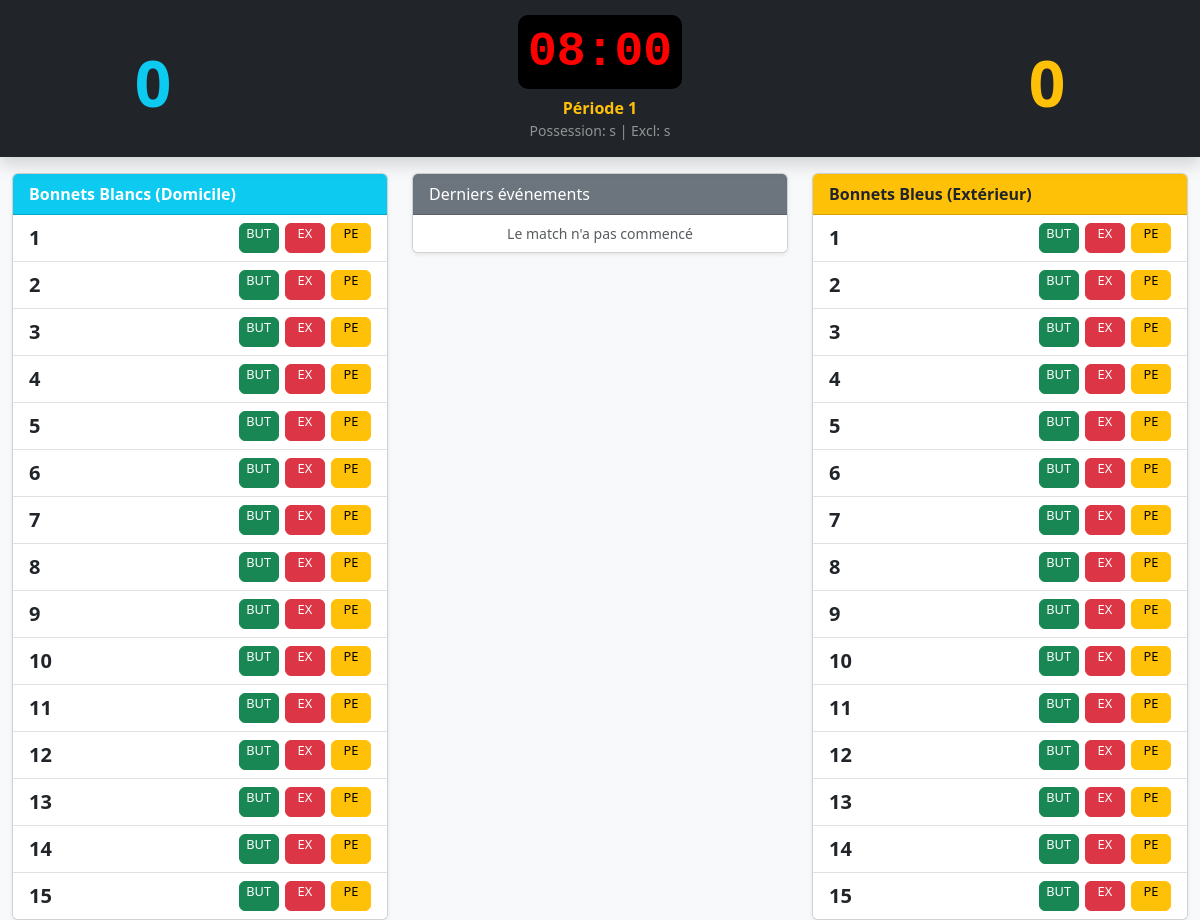
/match/120/legacy/, run on the app's committed database.
### gestion/models.py (models this page shows, shortened)
class Match(models.Model):
    logo_dom = models.FileField(upload_to='logos/', blank=True, null=True)
    logo_ext = models.FileField(upload_to='logos/', blank=True, null=True)
    date_match = models.DateTimeField(auto_now_add=True)
    heure_debut = models.TimeField(null=True, blank=True,
                                   help_text="Heure de début du match (HH:MM)")
    lieu = models.CharField(max_length=100, default="Piscine")
    competition = models.CharField(max_length=200, blank=True,
                                   help_text="Intitulé de la compétition (ex: Championnat de France N3)")
    nom_equipe_domicile = models.CharField(max_length=100)
    equipe_domicile_origine = models.ForeignKey(
        Equipe, on_delete=models.SET_NULL, null=True, blank=True,
        related_name='matchs_dom')
    couleur_bonnet_dom = models.CharField(max_length=20, default='BLANC')
    nom_equipe_exterieur = models.CharField(max_length=100)
    equipe_exterieur_origine = models.ForeignKey(
        Equipe, on_delete=models.SET_NULL, null=True, blank=True,
        related_name='matchs_ext')
    couleur_bonnet_ext = models.CharField(max_length=20, default='BLEU')
    entraineur_dom = models.CharField(max_length=100, blank=True)
    entraineur_adj_dom = models.CharField(max_length=100, blank=True)
    suppleant_dom = models.CharField(max_length=100, blank=True)
    entraineur_ext = models.CharField(max_length=100, blank=True)
    entraineur_adj_ext = models.CharField(max_length=100, blank=True)
    suppleant_ext = models.CharField(max_length=100, blank=True)
    arbitre1_nom = models.CharField(max_length=100, blank=True)
    arbitre1_iuf = models.CharField(max_length=50, blank=True)
    arbitre2_nom = models.CharField(max_length=100, blank=True)
    arbitre2_iuf = models.CharField(max_length=50, blank=True)
    secretaire_nom = models.CharField(max_length=100, blank=True)
    secretaire_iuf = models.CharField(max_length=50, blank=True)
    chrono_nom = models.CharField(max_length=100, blank=True)
    chrono_iuf = models.CharField(max_length=50, blank=True)
    juge_but1_nom = models.CharField(max_length=100, blank=True)
    juge_but1_iuf = models.CharField(max_length=50, blank=True)
    juge_but2_nom = models.CharField(max_length=100, blank=True)
    juge_but2_iuf = models.CharField(max_length=50, blank=True)
    delegue_ffn_nom = models.CharField(max_length=100, blank=True)
    delegue_ffn_iuf = models.CharField(max_length=50, blank=True)
    delegue_dom_nom = models.CharField(max_length=100, blank=True)
    delegue_ext_nom = models.CharField(max_length=100, blank=True)
    duree_periode = models.IntegerField(default=8,
                                        help_text="Durée d'une période en minutes")
    nb_periodes = models.IntegerField(default=4,
                                      help_text="Nombre de périodes")
    temps_possession = models.IntegerField(default=30,
                                           help_text="Temps d'attaque en secondes")
    duree_exclusion = models.IntegerField(default=20,
                                          help_text="Durée d'exclusion temporaire en secondes")
    nb_temps_morts = models.IntegerField(default=2,
                                         help_text="Nombre de temps morts par équipe")
    max_fautes_perso = models.IntegerField(default=3,
                                           help_text="Nombre de fautes avant exclusion définitive")
    nb_remplacants = models.IntegerField(default=6,
                                         help_text="Nombre de remplaçants max")
    score_domicile = models.IntegerField(default=0)
    score_exterieur = models.IntegerField(default=0)
    periode_actuelle = models.IntegerField(default=1)
    compo_validee = models.BooleanField(default=False)
    chrono_en_cours = models.BooleanField(default=False)
    temps_restant = models.IntegerField(default=480)  # secondes
    dernier_top_chrono = models.DateTimeField(null=True, blank=True)
    shot_en_cours = models.BooleanField(default=False)
    shot_restant = models.IntegerField(default=30)   # secondes
    shot_top = models.DateTimeField(null=True, blank=True)
    overlay_type   = models.CharField(max_length=10, blank=True, default='')
    overlay_equipe = models.CharField(max_length=3,  blank=True, default='')
    overlay_fin    = models.DateTimeField(null=True, blank=True)
    scoreboard_score_scale = models.IntegerField(
        default=100, help_text="Taille du score en % (60-200)")
    scoreboard_sponsor_height = models.IntegerField(
        default=10, help_text="Hauteur barre sponsors en vh (5-30)")
    scoreboard_sponsor_scale = models.IntegerField(
        default=100, help_text="Taille des images sponsors en % (40-200)")
    scoreboard_players_visible = models.BooleanField(
        default=True, help_text="Afficher la zone joueurs sur le scoreboard")
    scoreboard_team_scale = models.IntegerField(
        default=50, help_text="Largeur blocs équipes (15=étroit … 100=large, en fr/100)")
    scoreboard_offset_dom_x  = models.IntegerField(default=0)
    scoreboard_offset_dom_y  = models.IntegerField(default=0)
    scoreboard_offset_mid_x  = models.IntegerField(default=0)
    scoreboard_offset_mid_y  = models.IntegerField(default=0)
    scoreboard_offset_ext_x  = models.IntegerField(default=0)
    scoreboard_offset_ext_y  = models.IntegerField(default=0)
    scoreboard_offset_score_dom_x = models.IntegerField(default=0)
    scoreboard_offset_score_dom_y = models.IntegerField(default=0)
    scoreboard_offset_score_ext_x = models.IntegerField(default=0)
    scoreboard_offset_score_ext_y = models.IntegerField(default=0)
    scoreboard_logo_dom_scale     = models.IntegerField(default=100)
    scoreboard_logo_ext_scale     = models.IntegerField(default=100)
    scoreboard_offset_logo_dom_x  = models.IntegerField(default=0)
    scoreboard_offset_logo_dom_y  = models.IntegerField(default=0)
    scoreboard_offset_logo_ext_x  = models.IntegerField(default=0)
    scoreboard_offset_logo_ext_y  = models.IntegerField(default=0)

class Participation(models.Model):
    EQUIPE_CHOICES = [('DOM', 'Domicile'), ('EXT', 'Extérieur')]
    match = models.ForeignKey(Match, on_delete=models.CASCADE,
                               related_name='participants')
    equipe_concernee = models.CharField(max_length=3, choices=EQUIPE_CHOICES)
    numero_bonnet = models.IntegerField()
    nom = models.CharField(max_length=50)
    prenom = models.CharField(max_length=50)
    numero_licence = models.CharField(max_length=50, blank=True)
    annee_naissance = models.IntegerField(null=True, blank=True)
    nb_fautes_personnelles = models.IntegerField(default=0)
    nb_cartons_jaunes = models.IntegerField(default=0)
    est_exclu = models.BooleanField(default=False)
    fin_exclusion = models.DateTimeField(null=True, blank=True)
    est_exclu_definitif = models.BooleanField(default=False)
    est_sur_terrain = models.BooleanField(default=False)
    class Meta:
        ordering = ['equipe_concernee', 'numero_bonnet']
        unique_together = [('match', 'equipe_concernee', 'numero_bonnet')]

### gestion/views.py (the view)
# urls.py: path('match/<int:match_id>/legacy/',     views.tableau_bord,      name='tableau_bord'),
def tableau_bord(request, match_id):
    match = get_object_or_404(Match, id=match_id)
    joueurs_dom = Participation.objects.filter(
        match=match, equipe_concernee='DOM').order_by('numero_bonnet')
    joueurs_ext = Participation.objects.filter(
        match=match, equipe_concernee='EXT').order_by('numero_bonnet')
    events = Evenement.objects.filter(match=match).order_by('-heure_creation')[:5]
    return render(request, 'gestion/tableau_bord.html', {
        'match': match,
        'joueurs_dom': joueurs_dom,
        'joueurs_ext': joueurs_ext,
        'events': events,
    })

### gestion/templates/gestion/tableau_bord.html (shortened to what this page needs)
<!DOCTYPE html>
<html lang="fr">
<head>
    <link href="https://cdn.jsdelivr.net/npm/bootstrap@5.3.0/dist/css/bootstrap.min.css" rel="stylesheet">
</head>
<body class="bg-light">
    <div class="container-fluid bg-dark text-white p-3 sticky-top shadow">
        <div class="row text-center align-items-center">
            <div class="col-3">
                <div class="score-box text-info">{{ match.score_domicile }}</div>
            </div>
            <div class="col-6">
                <span class="chrono">08:00</span>
                <div class="mt-2 text-warning fw-bold">Période {{ match.periode_actuelle }}</div>
                <div class="small text-white-50">Possession: {{ match.config.temps_possession }}s | Excl: {{ match.config.temps_exclusion }}s</div>
            </div>
            <div class="col-3">
                <div class="score-box text-warning">{{ match.score_exterieur }}</div>
            </div>
        </div>
    </div>
    <div class="container-fluid mt-3">
        <div class="row">
            <div class="col-md-4">
                <div class="card shadow-sm">
                    <div class="card-header bg-info text-white fw-bold">Bonnets Blancs (Domicile)</div>
                    <ul class="list-group list-group-flush">
                        {% for p in joueurs_dom %}
                        <li class="list-group-item d-flex justify-content-between align-items-center py-2">
                            <span class="fw-bold fs-5" style="width: 30px;">{{ p.numero_bonnet }}</span>
                            <div>
                                <a href="{% url 'ajouter_action' match.id p.id 'BUT' %}" class="btn btn-success btn-action" title="But">BUT</a>
                                <a href="{% url 'ajouter_action' match.id p.id 'EXCL' %}" class="btn btn-danger btn-action" title="Exclusion">EX</a>
                                <a href="{% url 'ajouter_action' match.id p.id 'PENALTY' %}" class="btn btn-warning btn-action" title="Penalty">PE</a>
                            </div>
                        </li>
                        {% endfor %}
                    </ul>
                </div>
            </div>
            <div class="col-md-4">
                <div class="card shadow-sm">
                    <div class="card-header bg-secondary text-white">Derniers événements</div>
                    <ul class="list-group list-group-flush small">
                        {% for event in events %}
                        <li class="list-group-item">
                            <strong>{{ event.temps_jeu_chrono }}</strong> -
                            {% if event.type_action == 'BUT' %}
                                <span class="badge bg-success">BUT</span>
                            {% elif event.type_action == 'EXCL' %}
                                <span class="badge bg-danger">EXCL</span>
                            {% else %}
                                <span class="badge bg-secondary">{{ event.type_action }}</span>
                            {% endif %}
                            {{ event.joueur.joueur.nom }} ({{ event.joueur.joueur.equipe.nom }})
                        </li>
                        {% empty %}
                        <li class="list-group-item text-muted text-center">Le match n'a pas commencé</li>
                        {% endfor %}
                    </ul>
                </div>
            </div>
            <div class="col-md-4">
                <div class="card shadow-sm">
                    <div class="card-header bg-warning text-dark fw-bold">Bonnets Bleus (Extérieur)</div>
                    <ul class="list-group list-group-flush">
                        {% for p in joueurs_ext %}
                        <li class="list-group-item d-flex justify-content-between align-items-center py-2">
                            <span class="fw-bold fs-5" style="width: 30px;">{{ p.numero_bonnet }}</span>
                            <div>
                                <a href="{% url 'ajouter_action' match.id p.id 'BUT' %}" class="btn btn-success btn-action" title="But">BUT</a>
                                <a href="{% url 'ajouter_action' match.id p.id 'EXCL' %}" class="btn btn-danger btn-action" title="Exclusion">EX</a>
                                <a href="{% url 'ajouter_action' match.id p.id 'PENALTY' %}" class="btn btn-warning btn-action" title="Penalty">PE</a>
                            </div>
                        </li>
                        {% endfor %}
                    </ul>
                </div>
            </div>
        </div>
    </div>
</body>
</html>

### gestion/templates/gestion/tableau_bord.html (style rules this page uses)
.score-box { font-size: 4rem; font-weight: bold; }
.chrono { font-family: 'Courier New', monospace; font-weight: bold; font-size: 3rem; background: black; color: red; border-radius: 10px; padding: 10px; }
.btn-action { width: 40px; height: 30px; padding: 0; font-size: 0.8rem; margin-left: 2px; }

### data on the page
Match: score_domicile "0", periode_actuelle "1", score_exterieur "0"
Participation: numero_bonnet "1"
Participation: numero_bonnet "2"
Participation: numero_bonnet "3"
Participation: numero_bonnet "4"
Participation: numero_bonnet "5"
Participation: numero_bonnet "6"
Participation: numero_bonnet "7"
Participation: numero_bonnet "8"
Participation: numero_bonnet "9"
Participation: numero_bonnet "10"
Participation: numero_bonnet "11"
Participation: numero_bonnet "12"
Participation: numero_bonnet "13"
Participation: numero_bonnet "14"
Participation: numero_bonnet "15"
Participation: numero_bonnet "1"
Participation: numero_bonnet "2"
Participation: numero_bonnet "3"
Participation: numero_bonnet "4"
Participation: numero_bonnet "5"
Participation: numero_bonnet "6"
Participation: numero_bonnet "7"
Participation: numero_bonnet "8"
Participation: numero_bonnet "9"
Participation: numero_bonnet "10"
Participation: numero_bonnet "11"
Participation: numero_bonnet "12"
Participation: numero_bonnet "13"
Participation: numero_bonnet "14"
Participation: numero_bonnet "15"
